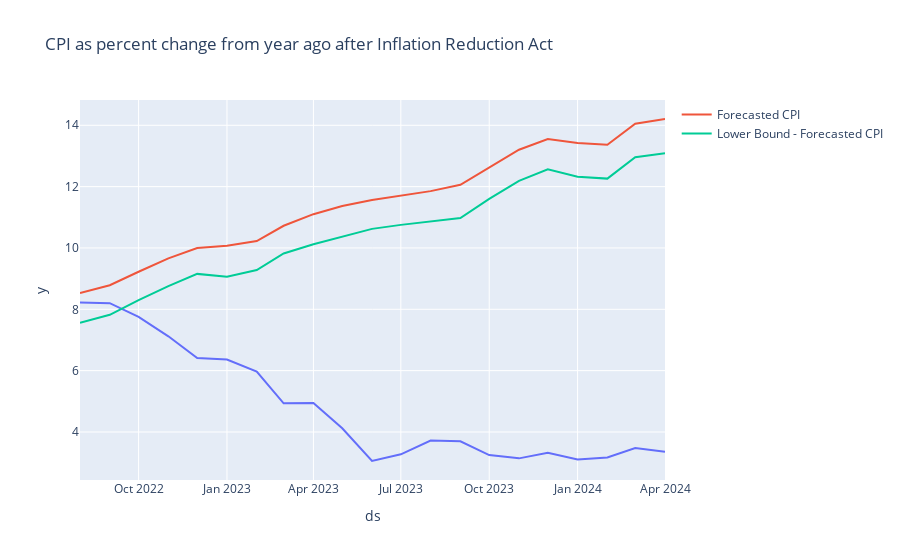

The notebook cell saved with this chart:
### Markdown cell above
### Visualize the difference between forecasted and real inflation

### Code cell
#plot the difference between projected inflation and actual 
fig = px.line(merged_df, x = 'ds', y = 'y', title = 'CPI as percent change from year ago after Inflation Reduction Act')
fig.add_scatter(x = merged_df['ds'], y = merged_df['yhat'], name='Forecasted CPI')
fig.add_scatter(x = merged_df['ds'], y = merged_df['yhat_lower'], name='Lower Bound - Forecasted CPI')
fig.show()

### Figure 1 — Plotly figure (JSON) as saved in the notebook; plotly's stock layout.template omitted (floating-point values rounded to 4 significant figures)
{"data": [{"hovertemplate": "ds=%{x}<br>y=%{y}<extra></extra>", "legendgroup": "", "line": {"color": "#636efa", "dash": "solid"}, "marker": {"symbol": "circle"}, "mode": "lines", "name": "", "orientation": "v", "showlegend": false, "type": "scatter", "x": ["2022-08-01T00:00:00", "2022-09-01T00:00:00", "2022-10-01T00:00:00", "2022-11-01T00:00:00", "2022-12-01T00:00:00", "2023-01-01T00:00:00", "2023-02-01T00:00:00", "2023-03-01T00:00:00", "2023-04-01T00:00:00", "2023-05-01T00:00:00", "2023-06-01T00:00:00", "2023-07-01T00:00:00", "2023-08-01T00:00:00", "2023-09-01T00:00:00", "2023-10-01T00:00:00", "2023-11-01T00:00:00", "2023-12-01T00:00:00", "2024-01-01T00:00:00", "2024-02-01T00:00:00", "2024-03-01T00:00:00", "2024-04-01T00:00:00"], "xaxis": "x", "y": [8.219, 8.198, 7.752, 7.119, 6.412, 6.362, 5.966, 4.935, 4.941, 4.121, 3.053, 3.272, 3.719, 3.694, 3.246, 3.139, 3.323, 3.106, 3.166, 3.475, 3.358], "yaxis": "y"}, {"name": "Forecasted CPI", "type": "scatter", "x": ["2022-08-01T00:00:00", "2022-09-01T00:00:00", "2022-10-01T00:00:00", "2022-11-01T00:00:00", "2022-12-01T00:00:00", "2023-01-01T00:00:00", "2023-02-01T00:00:00", "2023-03-01T00:00:00", "2023-04-01T00:00:00", "2023-05-01T00:00:00", "2023-06-01T00:00:00", "2023-07-01T00:00:00", "2023-08-01T00:00:00", "2023-09-01T00:00:00", "2023-10-01T00:00:00", "2023-11-01T00:00:00", "2023-12-01T00:00:00", "2024-01-01T00:00:00", "2024-02-01T00:00:00", "2024-03-01T00:00:00", "2024-04-01T00:00:00"], "y": [8.532, 8.785, 9.225, 9.659, 10.0, 10.07, 10.22, 10.72, 11.1, 11.37, 11.57, 11.71, 11.85, 12.06, 12.64, 13.2, 13.55, 13.42, 13.37, 14.05, 14.21]}, {"name": "Lower Bound - Forecasted CPI", "type": "scatter", "x": ["2022-08-01T00:00:00", "2022-09-01T00:00:00", "2022-10-01T00:00:00", "2022-11-01T00:00:00", "2022-12-01T00:00:00", "2023-01-01T00:00:00", "2023-02-01T00:00:00", "2023-03-01T00:00:00", "2023-04-01T00:00:00", "2023-05-01T00:00:00", "2023-06-01T00:00:00", "2023-07-01T00:00:00", "2023-08-01T00:00:00", "2023-09-01T00:00:00", "2023-10-01T00:00:00", "2023-11-01T00:00:00", "2023-12-01T00:00:00", "2024-01-01T00:00:00", "2024-02-01T00:00:00", "2024-03-01T00:00:00", "2024-04-01T00:00:00"], "y": [7.562, 7.821, 8.301, 8.755, 9.155, 9.064, 9.281, 9.819, 10.12, 10.37, 10.62, 10.75, 10.87, 10.97, 11.6, 12.19, 12.56, 12.32, 12.26, 12.96, 13.09]}], "layout": {"legend": {"tracegroupgap": 0}, "title": {"text": "CPI as percent change from year ago after Inflation Reduction Act"}, "xaxis": {"anchor": "y", "domain": [0, 1], "title": {"text": "ds"}}, "yaxis": {"anchor": "x", "domain": [0, 1], "title": {"text": "y"}}}}
